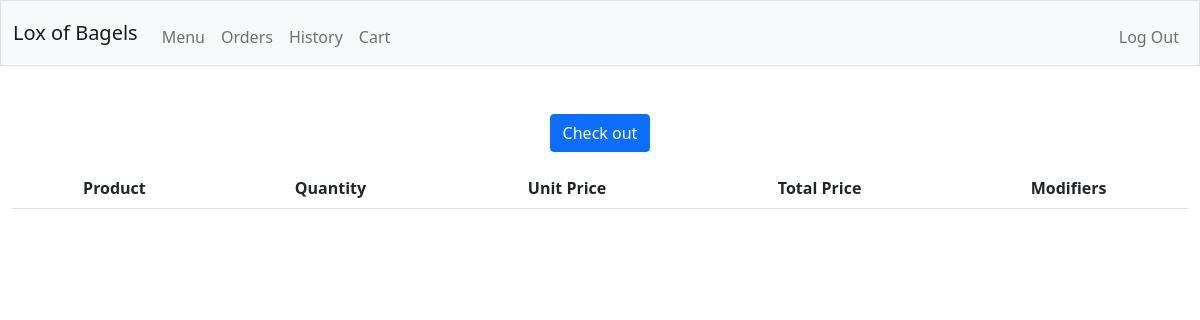
Before: /cart (signed in) with the older database file.
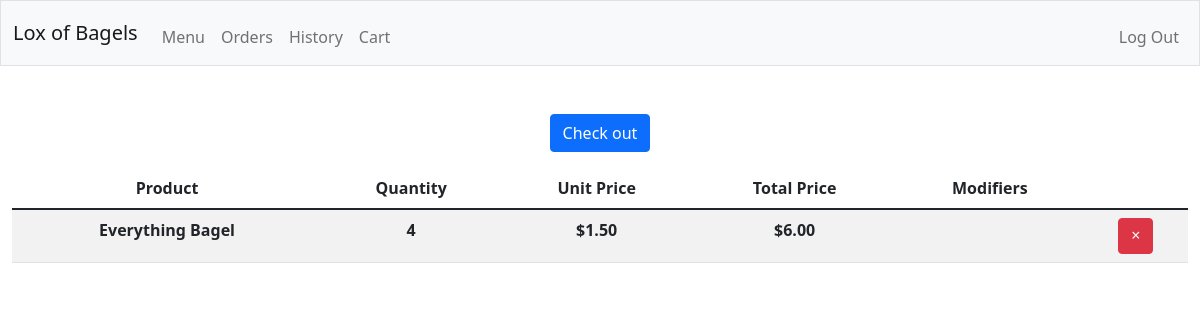
After: the same page with the newer database file.
### tables this page shows
CREATE TABLE cart (
    id INTEGER PRIMARY KEY AUTOINCREMENT,
    product TEXT NOT NULL,
    quanity INTEGER NOT NULL,
    modifiers TEXT NOT NULL,
    price INTEGER NOT NULL,
    user INTEGER REFERENCES users(id)
);

### app.py (the view)
@app.route('/cart', methods=["GET", "POST"])
@login_required
def cart():
    cart = db.execute("SELECT * FROM CART WHERE user = ?", session["user_id"])
    if request.method == "POST":
        encoder = ''.join(random.choices(string.ascii_uppercase + string.digits, k=20))
        price_total = 0
        for index in cart:
            price_total += (index['price'] * index['quanity'])
        stripe_payment_processing = stripe.checkout.Session.create(
            line_items = [
                {
                    'price_data': {
                        'product_data': {
                            'name': 'Lox of Bagels Order'
                        },
                        'unit_amount': price_total,
                        'currency': 'usd',
                    },
                    'quantity' : 1,
                }
            ],
            payment_method_types=['card'],
            mode='payment',
            success_url=request.host_url + f'order?key={generate_password_hash(encoder)}&success=true',
            cancel_url=request.host_url + f'order?key=&success=',
        )
        session["stripeURL"] = encoder
        return redirect(stripe_payment_processing.url)
    else:
        return render_template("cart.html", cart=cart)

### app.py (called while the page is built)
@app.after_request
def after_request(response):
    response.headers["Cache-Control"] = "no-cache, no-store, must-revalidate"
    response.headers["Expires"] = 0
    response.headers["Pragma"] = "no-cache"
    return response

### helpers.py (called while the page is built)
def login_required(f):
    @wraps(f)
    def decorated_function(*args, **kwargs):
        if session.get("user_id") is None:
            return redirect("/login")
        return f(*args, **kwargs)
    return decorated_function

def usd(value):
    value = value/100
    return f"${value:,.2f}"

### templates/cart.html (shortened to what this page needs)
{% extends "layout.html" %}
{% block main %}
<form method="post">
    <button type="submit" name="checkout" class="btn btn-primary">Check out</button>
</form>
<table class="table table-striped mt-3">
    <thead>
        <tr>
            <th>Product</th>
            <th>Quantity</th>
            <th>Unit Price</th>
            <th>Total Price</th>
            <th>Modifiers</th>
        </tr>
    </thead>
    <tbody>
        {% for product in cart %}
        <tr>
            <th>{{product.product}}</th>
            <th>{{product.quanity}}</th>
            <th>{{product.price | usd}}</th>
            <th>{{(product.price * product.quanity) | usd}}</th>
            <th>{{product.modifiers}}</th>
            <th>
                <form method="post" title="Remove from cart" action="/removefromcart">
                    <button type="submit" class="btn btn-danger pt-1 pl-3 pr-3">
                        <span style="font-size: 1em;">&times;</span>
                    </button>
                </form>
            </th>
        </tr>
        {% endfor %}
    </tbody>
</table>
{% endblock %}

### templates/layout.html (shortened to what this page needs)
<!DOCTYPE html>
<html lang="en">
    <head>
        <link href="https://cdn.jsdelivr.net/npm/bootstrap@5.1.3/dist/css/bootstrap.min.css" rel="stylesheet">
        <link href="/static/style.css" rel="stylesheet">
    </head>
    <body>
        <nav class="bg-light border navbar navbar-expand-md navbar-light">
            <div class="container-fluid">
                <a class="navbar-brand" href="/">Lox of Bagels</a>
                <div class="collapse navbar-collapse" id="navbar">
                    <ul class="navbar-nav me-auto mt-2">
                        <li class="nav-item"><a class="nav-link" href="/menu">Menu</a></li>
                        {% if session["user_id"] %}
                        <li class="nav-item"><a class="nav-link" href="/orders">Orders</a></li>
                        <li class="nav-item"><a class="nav-link" href="/history">History</a></li>
                        <li class="nav-item"><a class="nav-link" href="/cart">Cart</a></li>
                        {% endif %}
                    </ul>
                    {% if session["user_id"] %}
                        <ul class="navbar-nav ms-auto mt-2">
                            <li class="nav-item"><a class="nav-link" href="/logout">Log Out</a></li>
                        </ul>
                    {% endif %}
                </div>
            </div>
        </nav>
        <main class="container-fluid py-5 text-center">
            {% block main %}{% endblock %}
        </main>
    </body>
</html>

Changed rows visible on the page:
added cart: product "Everything Bagel", quanity "4", price "$1.50", (product.price*product.quanity)|usd "$6.00"
